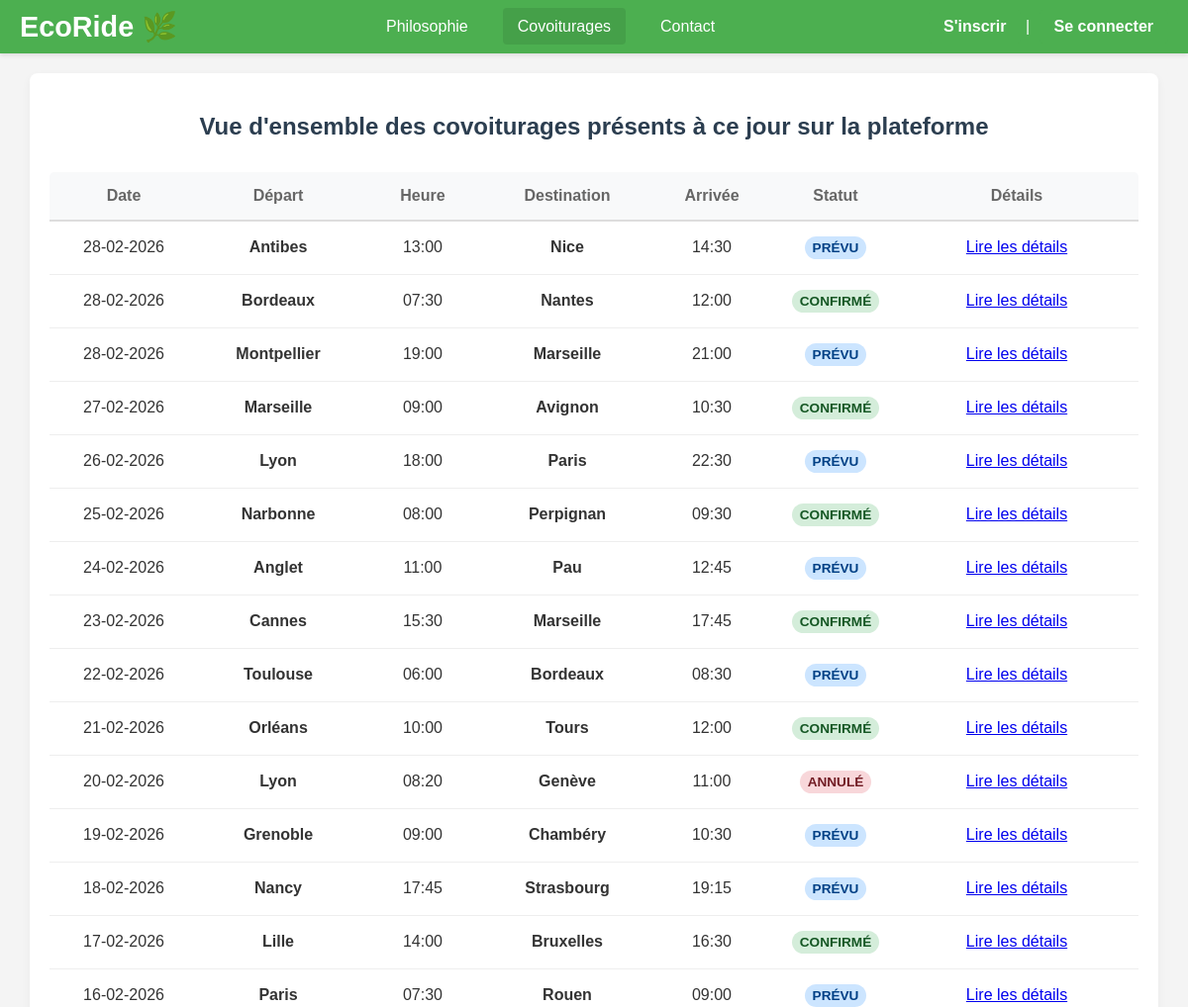
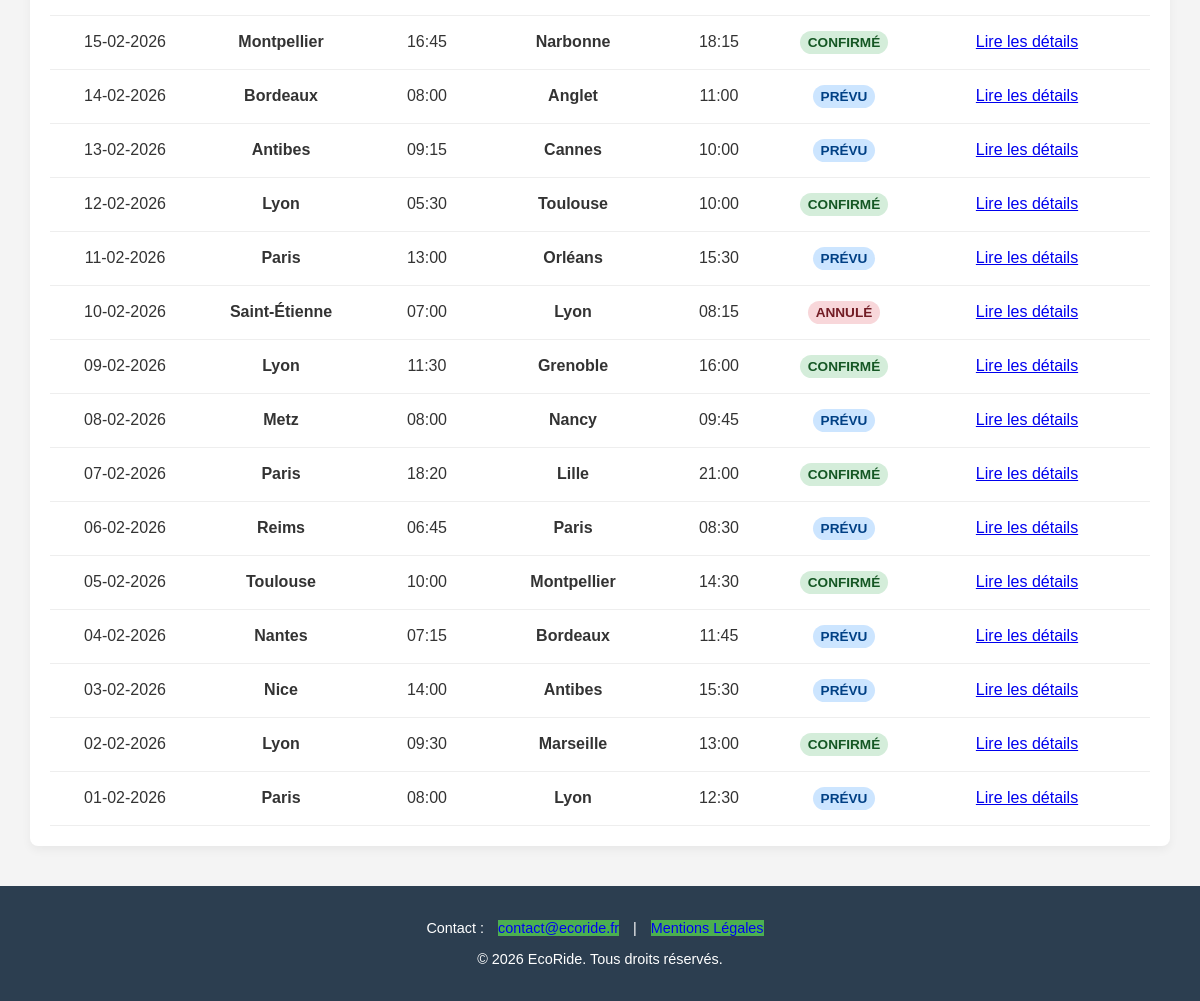
/public/index.php?p=covoiturage, run on the app's committed database (2 pictures, top to bottom).
### tables this page shows
CREATE TABLE IF NOT EXISTS `covoiturage` (
  `covoiturage_id` INT NOT NULL AUTO_INCREMENT,
  `date_depart` DATE NOT NULL,
  `heure_depart` TIME NOT NULL,  
  `lieu_depart` VARCHAR(50) NOT NULL,
  `date_arrivee` DATE NULL,
  `heure_arrivee` TIME NULL,	 
  `lieu_arrivee` VARCHAR(50) NOT NULL,
  `statut_covoiturage_id` INT NOT NULL,  
  `avis_covoiturage_id` INT NULL,  
  `nb_place` INT NOT NULL,
  `prix_personne` FLOAT NOT NULL,
  `voiture_id` INT NOT NULL,  
  PRIMARY KEY (`covoiturage_id`),
  INDEX `fk_covoiturage_voiture_utilise_idx` (`voiture_id` ASC),
  INDEX `fk_statut_covoiturage_idx` (`statut_covoiturage_id` ASC),
  INDEX `fk_avis_covoiturage_idx` (`avis_covoiturage_id` ASC),
  CONSTRAINT `fk_covoiturage_voiture_utilise`
    FOREIGN KEY (`voiture_id`)
    REFERENCES `voiture` (`voiture_id`),
  CONSTRAINT `fk_statut_covoiturage_id`
    FOREIGN KEY (`statut_covoiturage_id`)
    REFERENCES `statut_covoiturage` (`statut_covoiturage_id`),
  CONSTRAINT `fk_avis_covoiturage_id`
    FOREIGN KEY (`avis_covoiturage_id`)
    REFERENCES `avis_covoiturage` (`avis_covoiturage_id`)
);

CREATE TABLE IF NOT EXISTS `statut_covoiturage` (
  `statut_covoiturage_id` INT NOT NULL AUTO_INCREMENT,
  `libelle` VARCHAR(50) NOT NULL UNIQUE,
  PRIMARY KEY (`statut_covoiturage_id`)
);

### core/Controller/Controller.php (called while the page is built, shortened)
<?php
class Controller
{
    protected $viewPath;
    protected function render($view, $variables = [])
    {
        extract($variables);
        require($this->viewPath . str_replace('.', '/', $view) . '.php');
    }
}

### app/Controller/CovoituragesController.php (called while the page is built, shortened)
<?php
class CovoituragesController extends AppController
{
    public function all()
    {
        $covoiturages = $this->Covoiturage->all();
        $this->render('covoiturages.covoiturage', compact('covoiturages'));
    }
}

### core/Model/Model.php (called while the page is built, shortened)
<?php
class Model
{
    protected $db;
    public function __construct(Database $db)
    {
        $this->db = $db;
    }
    public function query($statement, $attributes = null, $one = false)
    {
        $classe_name = str_replace('Model', 'Entity', get_class($this));
        if ($attributes) {
            return $this->db->prepare(
                $statement,
                $attributes,
                $classe_name,
                $one
            );
        } else {
            return $this->db->query(
                $statement,
                $classe_name,
                $one
            );
        }
    }
}

### core/Database/MysqlDatabase.php (called while the page is built, shortened)
<?php
class MysqlDatabase extends Database
{
    private $dbname;
    private $dbusername;
    private $dbpassword;
    private $dbhost;
    private $pdo;
    public function __construct($dbname = '', $dbusername = 'root', $dbpassword = '', $dbhost = 'localhost')
    {
        $this->dbname = $dbname;
        $this->dbusername = $dbusername;
        $this->dbpassword = $dbpassword;
        $this->dbhost = $dbhost;
    }
    private function getPdo()
    {
        if ($this->pdo === null) {
            $dns = 'mysql:host=' . $this->dbhost . ';dbname=' . $this->dbname;
            $pdo = new PDO($dns, $this->dbusername, $this->dbpassword);
            $pdo->setAttribute(PDO::ATTR_ERRMODE, PDO::ERRMODE_EXCEPTION);
            $this->pdo = $pdo;
        }
        return $this->pdo;
    }
    public function query($statement, $class_name = null, $one = false)
    {
        $req = $this->getPdo()->query($statement);
        if ($class_name === null) {
            $req->setFetchMode(PDO::FETCH_OBJ);
        } else {
            $req->setFetchMode(PDO::FETCH_CLASS, $class_name);
        }
        if ($one) {
            $datas = $req->fetch();
        } else {
            $datas = $req->fetchAll();
        }
        return $datas;
    }
}

### app/Model/CovoiturageModel.php (called while the page is built, shortened)
<?php
class CovoiturageModel extends Model
{
    public function all()
    {
        return $this->query(
            "select
                c.covoiturage_id ,
                c.date_depart	 ,
                c.heure_depart	 ,
                c.lieu_depart	 ,
                c.date_arrivee	 ,
                c.heure_arrivee	 ,
                c.lieu_arrivee	 ,
                s.libelle as statut,
                c.nb_place		 ,
                c.prix_personne	 ,
                u.pseudo		 ,
                v.energie
            from covoiturage c
            join voiture v on (v.voiture_id = c.voiture_id)
            join utilisateur u on (u.utilisateur_id = v.utilisateur_id)
            join statut_covoiturage s on (c.statut_covoiturage_id = s.statut_covoiturage_id)
            order by c.date_depart desc, c.lieu_depart asc",
            false
        );
    }
}

### app/Autoloader.php (called while the page is built, shortened)
<?php
class Autoloader
{
    static function fautoload($class)
    {
        if (strpos($class, __NAMESPACE__) === 0) {
            $class = str_replace(__NAMESPACE__ . '\\', '', $class);
            $class = str_replace('\\', '/', $class);
        }
    }
}

### core/Autoloader.php (called while the page is built, shortened)
<?php
class Autoloader
{
    static function fautoload($class)
    {
        if (strpos($class, __NAMESPACE__) === 0) {
            $class = str_replace(__NAMESPACE__ . '\\', '', $class);
            $class = str_replace('\\', '/', $class);
        }
    }
}

### app/Views/covoiturages/covoiturage.php (the view)
<section class="presentation-section">
    <div class="presentation-content">
        <h1>Vue d'ensemble des covoiturages présents à ce jour sur la plateforme</h1>
        <div class="trip-row trip-header">
            <div class="trip-cell">Date</div>
            <div class="trip-cell">Départ</div>
            <div class="trip-cell">Heure</div>
            <div class="trip-cell">Destination</div>
            <div class="trip-cell">Arrivée</div>
            <div class="trip-cell">Statut</div>
            <div class="trip-cell">Détails</div>
        </div>
        <?php foreach ($covoiturages as $covoiturage): ?>
            <div class="trip-row">
                <div class="trip-cell" data-label="Date">
                    <?= htmlspecialchars(date('d-m-Y', strtotime($covoiturage->date_depart))); ?>
                </div>
                <div class="trip-cell" data-label="Départ">
                    <strong><?= htmlspecialchars($covoiturage->lieu_depart); ?></strong>
                </div>
                <div class="trip-cell" data-label="Heure">
                    <?= htmlspecialchars(substr($covoiturage->heure_depart, 0, 5)); ?>
                </div>
                <div class="trip-cell" data-label="Destination">
                    <strong><?= htmlspecialchars($covoiturage->lieu_arrivee); ?></strong>
                </div>
                <div class="trip-cell" data-label="Arrivée">
                    <?= htmlspecialchars(substr($covoiturage->heure_arrivee, 0, 5)); ?>
                </div>
                <div class="trip-cell" data-label="Statut">
                    <span class="status-badge <?= strtolower($covoiturage->statut); ?>">
                        <?= htmlspecialchars($covoiturage->statut); ?>
                    </span>
                </div>
                <div class="trip-cell" data-label="Détails">
                    <?= $covoiturage->getExtrait(); ?>
                </div>
            </div>
        <?php endforeach; ?>
    </div>
</section>

### app/Entity/CovoiturageEntity.php (shortened to what this page needs)
<?php
class CovoiturageEntity extends Entity
{
    public function getUrl()
    {
        return 'index.php?p=trajet-detail&id=' . $this->covoiturage_id;
    }
    public function getExtrait()
    {
        $html = '<a href="' . $this->getUrl() . '">Lire les détails </a>';
        return $html;
    }
}

### data on the page
covoiturage: date_depart "28-02-2026", lieu_depart "Antibes", heure_depart "13:00", lieu_arrivee "Nice", heure_arrivee "14:30", statut_covoiturage.libelle "PRÉVU"
covoiturage: date_depart "28-02-2026", lieu_depart "Bordeaux", heure_depart "07:30", lieu_arrivee "Nantes", heure_arrivee "12:00", statut_covoiturage.libelle "CONFIRMÉ"
covoiturage: date_depart "28-02-2026", lieu_depart "Montpellier", heure_depart "19:00", lieu_arrivee "Marseille", heure_arrivee "21:00", statut_covoiturage.libelle "PRÉVU"
covoiturage: date_depart "27-02-2026", lieu_depart "Marseille", heure_depart "09:00", lieu_arrivee "Avignon", heure_arrivee "10:30", statut_covoiturage.libelle "CONFIRMÉ"
covoiturage: date_depart "26-02-2026", lieu_depart "Lyon", heure_depart "18:00", lieu_arrivee "Paris", heure_arrivee "22:30", statut_covoiturage.libelle "PRÉVU"
covoiturage: date_depart "25-02-2026", lieu_depart "Narbonne", heure_depart "08:00", lieu_arrivee "Perpignan", heure_arrivee "09:30", statut_covoiturage.libelle "CONFIRMÉ"
covoiturage: date_depart "24-02-2026", lieu_depart "Anglet", heure_depart "11:00", lieu_arrivee "Pau", heure_arrivee "12:45", statut_covoiturage.libelle "PRÉVU"
covoiturage: date_depart "23-02-2026", lieu_depart "Cannes", heure_depart "15:30", lieu_arrivee "Marseille", heure_arrivee "17:45", statut_covoiturage.libelle "CONFIRMÉ"
covoiturage: date_depart "22-02-2026", lieu_depart "Toulouse", heure_depart "06:00", lieu_arrivee "Bordeaux", heure_arrivee "08:30", statut_covoiturage.libelle "PRÉVU"
covoiturage: date_depart "21-02-2026", lieu_depart "Orléans", heure_depart "10:00", lieu_arrivee "Tours", heure_arrivee "12:00", statut_covoiturage.libelle "CONFIRMÉ"
covoiturage: date_depart "20-02-2026", lieu_depart "Lyon", heure_depart "08:20", lieu_arrivee "Genève", heure_arrivee "11:00", statut_covoiturage.libelle "ANNULÉ"
covoiturage: date_depart "19-02-2026", lieu_depart "Grenoble", heure_depart "09:00", lieu_arrivee "Chambéry", heure_arrivee "10:30", statut_covoiturage.libelle "PRÉVU"
covoiturage: date_depart "18-02-2026", lieu_depart "Nancy", heure_depart "17:45", lieu_arrivee "Strasbourg", heure_arrivee "19:15", statut_covoiturage.libelle "PRÉVU"
covoiturage: date_depart "17-02-2026", lieu_depart "Lille", heure_depart "14:00", lieu_arrivee "Bruxelles", heure_arrivee "16:30", statut_covoiturage.libelle "CONFIRMÉ"
covoiturage: date_depart "16-02-2026", lieu_depart "Paris", heure_depart "07:30", lieu_arrivee "Rouen", heure_arrivee "09:00", statut_covoiturage.libelle "PRÉVU"
covoiturage: date_depart "15-02-2026", lieu_depart "Montpellier", heure_depart "16:45", lieu_arrivee "Narbonne", heure_arrivee "18:15", statut_covoiturage.libelle "CONFIRMÉ"
covoiturage: date_depart "14-02-2026", lieu_depart "Bordeaux", heure_depart "08:00", lieu_arrivee "Anglet", heure_arrivee "11:00", statut_covoiturage.libelle "PRÉVU"
covoiturage: date_depart "13-02-2026", lieu_depart "Antibes", heure_depart "09:15", lieu_arrivee "Cannes", heure_arrivee "10:00", statut_covoiturage.libelle "PRÉVU"
covoiturage: date_depart "12-02-2026", lieu_depart "Lyon", heure_depart "05:30", lieu_arrivee "Toulouse", heure_arrivee "10:00", statut_covoiturage.libelle "CONFIRMÉ"
covoiturage: date_depart "11-02-2026", lieu_depart "Paris", heure_depart "13:00", lieu_arrivee "Orléans", heure_arrivee "15:30", statut_covoiturage.libelle "PRÉVU"
covoiturage: date_depart "10-02-2026", lieu_depart "Saint-Étienne", heure_depart "07:00", lieu_arrivee "Lyon", heure_arrivee "08:15", statut_covoiturage.libelle "ANNULÉ"
covoiturage: date_depart "09-02-2026", lieu_depart "Lyon", heure_depart "11:30", lieu_arrivee "Grenoble", heure_arrivee "16:00", statut_covoiturage.libelle "CONFIRMÉ"
covoiturage: date_depart "08-02-2026", lieu_depart "Metz", heure_depart "08:00", lieu_arrivee "Nancy", heure_arrivee "09:45", statut_covoiturage.libelle "PRÉVU"
covoiturage: date_depart "07-02-2026", lieu_depart "Paris", heure_depart "18:20", lieu_arrivee "Lille", heure_arrivee "21:00", statut_covoiturage.libelle "CONFIRMÉ"
covoiturage: date_depart "06-02-2026", lieu_depart "Reims", heure_depart "06:45", lieu_arrivee "Paris", heure_arrivee "08:30", statut_covoiturage.libelle "PRÉVU"
covoiturage: date_depart "05-02-2026", lieu_depart "Toulouse", heure_depart "10:00", lieu_arrivee "Montpellier", heure_arrivee "14:30", statut_covoiturage.libelle "CONFIRMÉ"
covoiturage: date_depart "04-02-2026", lieu_depart "Nantes", heure_depart "07:15", lieu_arrivee "Bordeaux", heure_arrivee "11:45", statut_covoiturage.libelle "PRÉVU"
covoiturage: date_depart "03-02-2026", lieu_depart "Nice", heure_depart "14:00", lieu_arrivee "Antibes", heure_arrivee "15:30", statut_covoiturage.libelle "PRÉVU"
covoiturage: date_depart "02-02-2026", lieu_depart "Lyon", heure_depart "09:30", lieu_arrivee "Marseille", heure_arrivee "13:00", statut_covoiturage.libelle "CONFIRMÉ"
covoiturage: date_depart "01-02-2026", lieu_depart "Paris", heure_depart "08:00", lieu_arrivee "Lyon", heure_arrivee "12:30", statut_covoiturage.libelle "PRÉVU"
